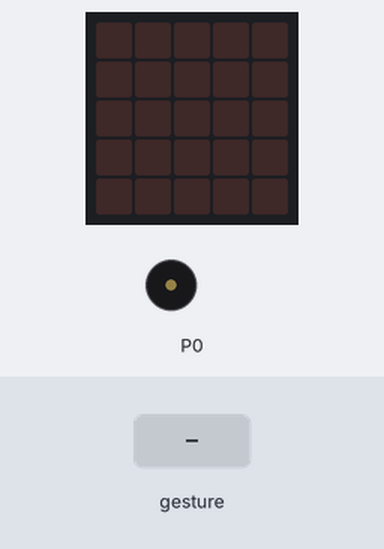
Recording of a program running on a simulated BBC micro:bit (MakeCode). On the bench: the board's 5×5 LED display, buzzer (waves = sounding). The test bench sets the inputs (shaded band). Random numbers come from a fixed seed; a tilt is held for 1.5 s and a shake lasts 1 s, then the board lies face up again.

Above: at 1.2 s.
1.3 s: gesture 'shake'
At 1.68 s:
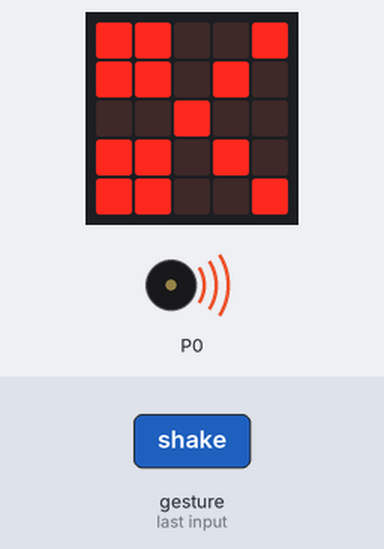
At 3.2 s:
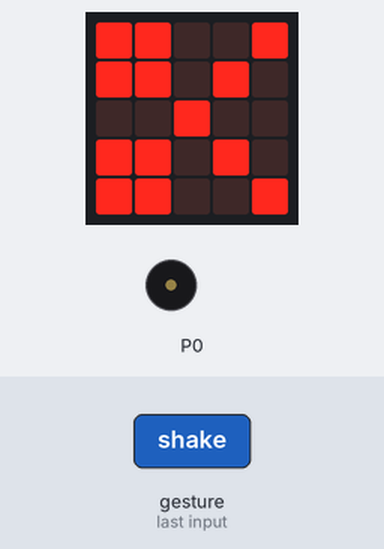
4.3 s: gesture 'shake'
At 6.7 s:
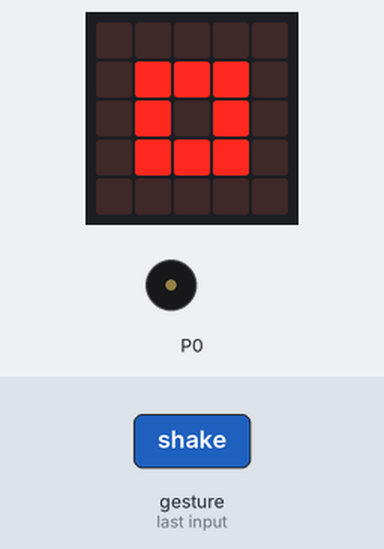
Timing chart, 0 to 8.2 s (numbered marks = the images above; inputs shaded):
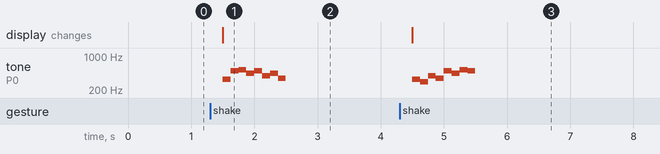

Measured:
- after the input at 1.3 s, tone on P0: plays 330 Hz for 0.13 s, 494 Hz for 0.13 s, 523 Hz for 0.13 s, 440 Hz for 0.13 s, 494 Hz for 0.13 s, 392 Hz for 0.13 s … (8 notes in this stretch), starting after 0.20 s; the display: changes after 0.20 s (image 1)
- after the input at 4.3 s, tone on P0: plays 330 Hz for 0.13 s, 294 Hz for 0.13 s, 392 Hz for 0.13 s, 349 Hz for 0.13 s, 494 Hz for 0.13 s, 440 Hz for 0.13 s … (8 notes in this stretch), starting after 0.20 s; the display: changes after 0.20 s (image 3)

The program:

main.ts
```typescript
let X = 0
input.onGesture(Gesture.Shake, function () {
    X += randint(0, 2)
    if (X == 0) {
        music.play(music.stringPlayable("E B C5 A B G A F ", 500), music.PlaybackMode.InBackground)
        basic.showLeds(`
            # # . . #
            # # . # .
            . . # . .
            # # . # .
            # # . . #
            `)
    } else if (X == 1) {
        music.play(music.stringPlayable("G F G A - F E D ", 500), music.PlaybackMode.InBackground)
        basic.showLeds(`
            # # # # #
            # # # # #
            # # # # #
            # # # # #
            # # # # #
            `)
    } else {
        music.play(music.stringPlayable("E D G F B A C5 B ", 500), music.PlaybackMode.InBackground)
        basic.showLeds(`
            . . . . .
            . # # # .
            . # . # .
            . # # # .
            . . . . .
            `)
    }
})
```

test.ts
```typescript
// testes vão aqui; isto não será compilado quando este pacote for usado como uma extensão.
```
